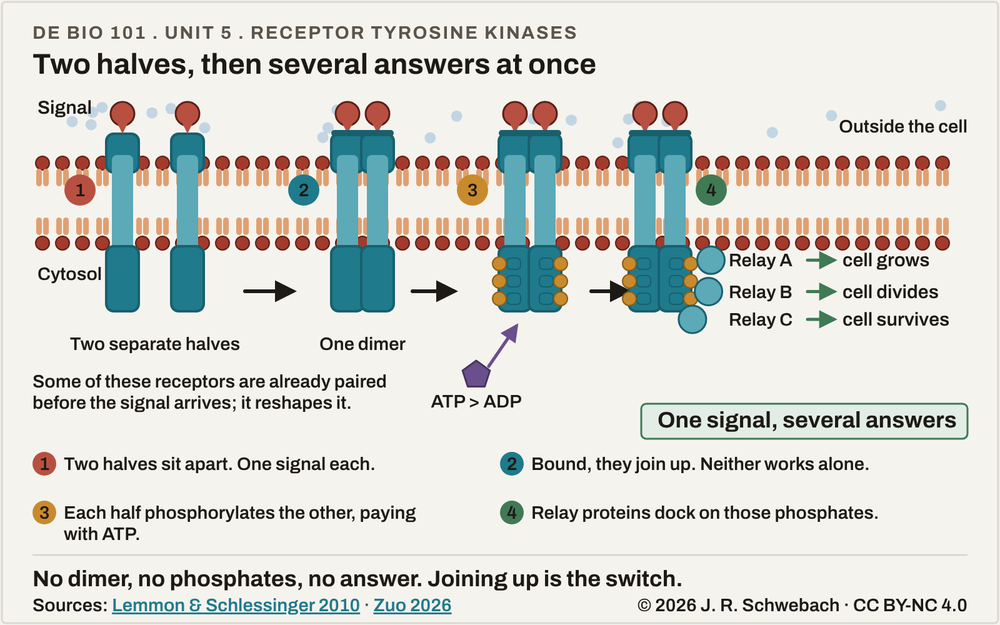
#> input picture _briefs/figures/02-receptor-tyrosine-kinase.png, 1000 x 625 px, shrunk from 1600 x 1000 before the run
$ python t3-compare-rtk.py
#> lines starting #> are read from the running program, lines starting #| are printed output that depends on the picture; after the words box and inside, x2 and y2 are one past the last pixel; in counts of white or black regions, pixels touching at a corner belong together
#!/usr/bin/env python3
"""T3 for rtk: compare the stage screenshot written by mechanism-reel-tests-rtk.js with the delivered PNG,
re-rendered on 2026-10-20 with stage 4 fixed (D1). Prints the pixel-difference percentage and writes a
two-up image. Run from the tests folder after the suite. rtk has one level, so there is one frame. The
six ADP that paid for the six phosphates have drifted out of the frame, so no difference is expected beyond
text rendering."""
import sys
from PIL import Image
import numpy as np
ref=Image.open(sys.argv[1] if len(sys.argv)>1 else '../../02-receptor-tyrosine-kinase.png').convert('RGB')
#> ref is the input picture: PIL image 1000x625 RGB; mean R, G, B 215.3, 215.7, 210.5
a=np.asarray(ref).astype(int)
name='T3-rtk-final-step.png'
im=Image.open(name).convert('RGB').crop((0,0,ref.size[0],ref.size[1]))
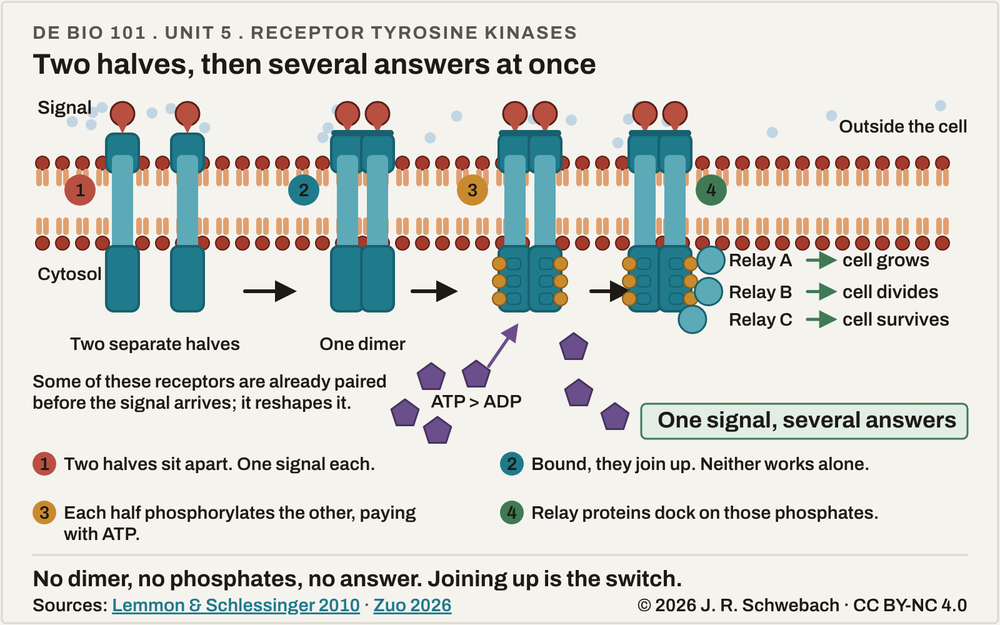
#> input picture _briefs/figures/_source/tests/T3-rtk-final-step.png, 1000 x 625 px, shrunk from 1600 x 1000 before the run
#> im is the input picture: PIL image 1000x625 RGB; mean R, G, B 214.5, 214.7, 209.9
b=np.asarray(im).astype(int); d=np.abs(a-b).max(axis=2)
#> after `d = np.abs(a - b).max(axis=2)`:
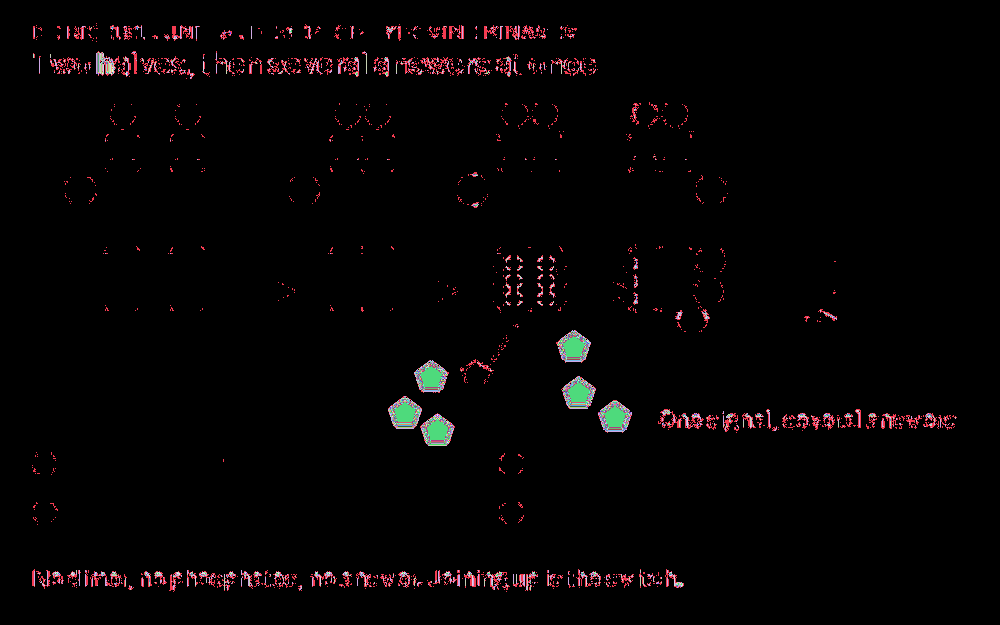
#> d: shape (625, 1000) int64; 196 distinct labels, from 0 to 213; one colour per label, 0 black
print(f'--- {name}')
for thr in (16,32,64): print(f'pixels differing by >{thr}: {100*(d>thr).mean():.3f}%')
#> this loop made 3 passes
#| pixels differing by >16: 0.632%
#| pixels differing by >32: 0.578%
#| pixels differing by >64: 0.558%
H,W=d.shape; g=(d>32)
#> after `H, W = d.shape`: H = 625; W = 1000
#> after `g = d > 32`:
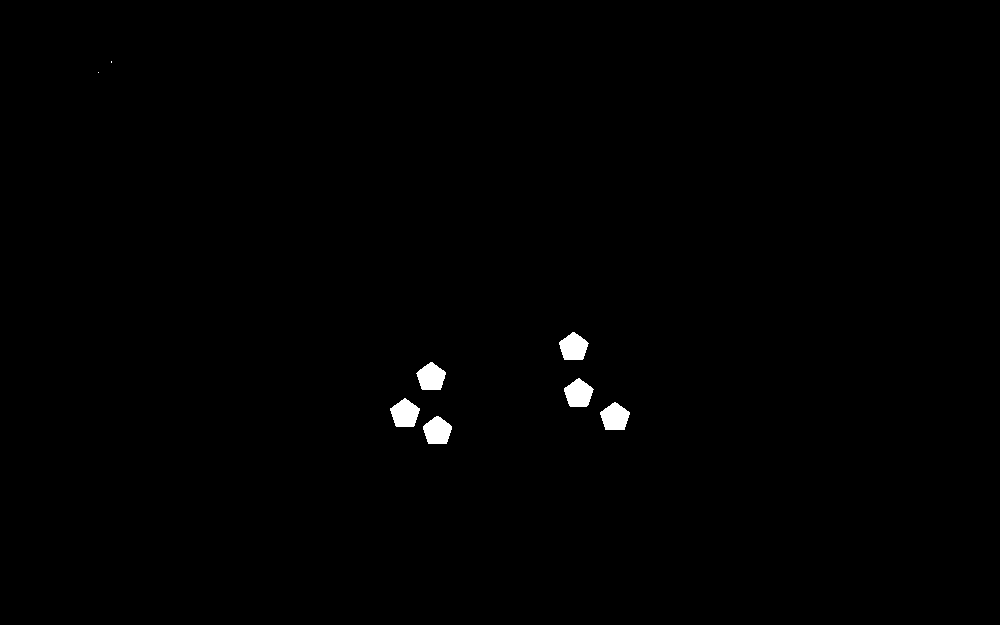
#> g: shape (625, 1000) bool; 0.58% white; 8 white regions (2 under 20 px), largest, box (x1, y1, x2, y2) and area: (390, 398, 420, 427) 610, (564, 378, 594, 407) 608, (600, 402, 630, 430) 600, (423, 416, 452, 444) 598, (559, 332, 589, 360) 597, (416, 362, 446, 390) 596
print('diff % by region (5 rows x 8 cols):')
for gy in range(5): print('  '+' '.join(f'{100*g[gy*H//5:(gy+1)*H//5, gx*W//8:(gx+1)*W//8].mean():5.1f}' for gx in range(8)))
#> this loop made 5 passes
#|     0.0   0.0   0.0   0.0   0.0   0.0   0.0   0.0
#|     0.0   0.0   0.0   0.0   0.0   0.0   0.0   0.0
#|     0.0   0.0   0.0   1.5   3.8   0.0   0.0   0.0
#|     0.0   0.0   0.0  10.0   7.4   0.3   0.0   0.0
#|     0.0   0.0   0.0   0.0   0.0   0.0   0.0   0.0
two=Image.new('RGB',(ref.size[0],ref.size[1]*2+20),'white'); two.paste(ref,(0,0)); two.paste(im,(0,ref.size[1]+20)); two.save('T3-rtk-reference-above-animation-below.png')
#> after `two = Image.new('RGB', (ref.size[0], ref.size[1] * 2 + 20), 'white')`: two: PIL image 1000x1270 RGB; every value is 255
#> after `two.paste(ref, (0, 0))`:
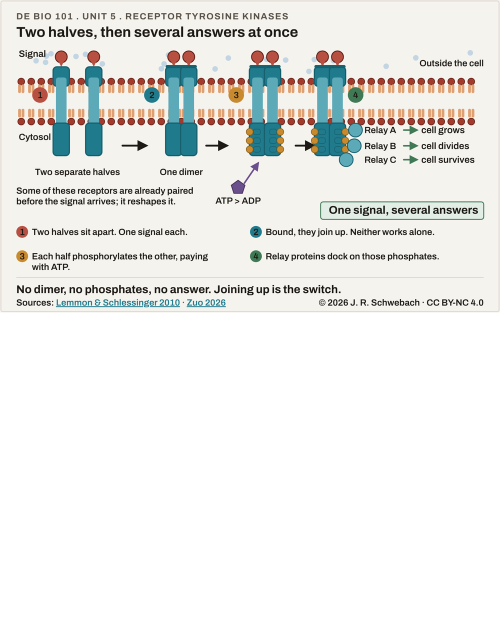
#> two: PIL image 1000x1270 RGB (shown at 1/2 size); mean R, G, B 235.5, 235.6, 233.1
#> after `two.paste(im, (0, ref.size[1] + 20))`:
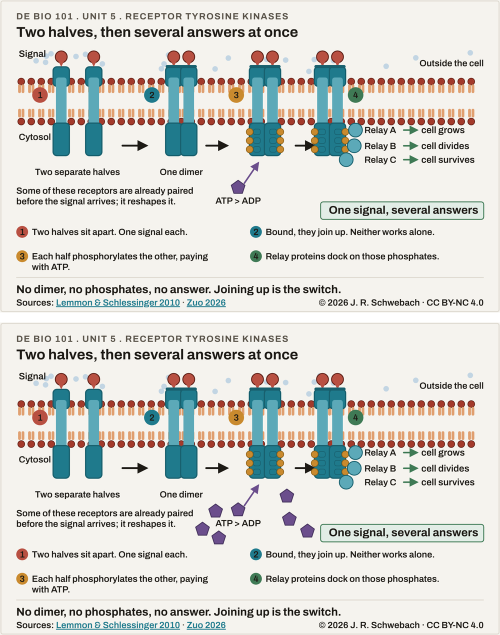
#> two: PIL image 1000x1270 RGB (shown at 1/2 size); mean R, G, B 215.5, 215.8, 210.9
